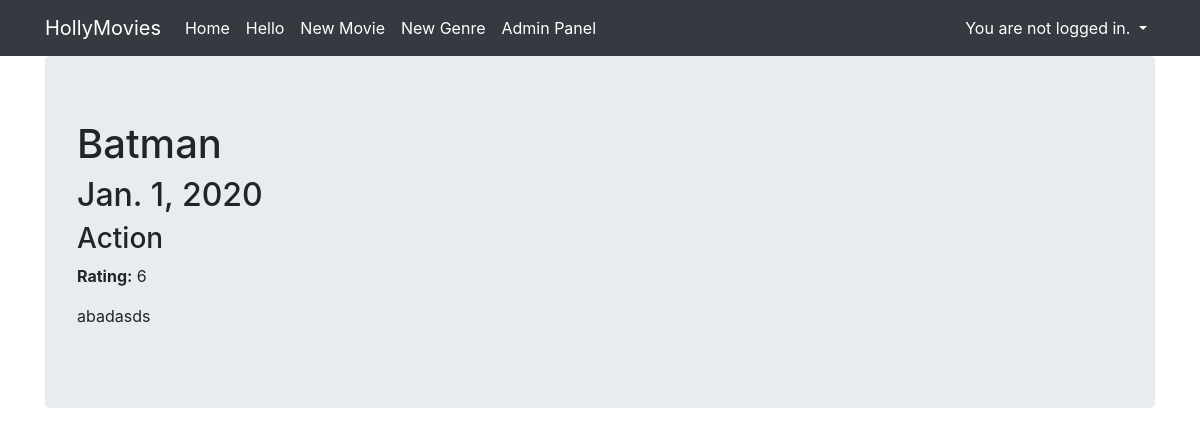
The app's page /movie/detail/5 with its own data.
### viewer/models.py (models this page shows, shortened)
class Movie(Model):
  title = CharField(max_length=128)
  genre = ForeignKey(Genre, on_delete=DO_NOTHING)
  rating = IntegerField()
  released = DateField()
  description = TextField()
  created = DateTimeField(auto_now_add=True)

class Genre(Model):
  name=CharField(max_length=128)
  def __str__(self):
    return self.name

### viewer/views.py (the view)
# urls.py: path('movie/detail/<pk>', MovieDetailView.as_view(), name='movie_detail'),
class MovieDetailView(DetailView):
    template_name = 'viewer/movie_detail.html'
    model = Movie
    success_url = reverse_lazy('movies')

### viewer/templates/viewer/movie_detail.html
{% extends "viewer/base.html" %}
{% block content %}
<h1>{{ object.title }}</h1>
<h2>{{ object.released }}</h2>
<h3>{{ object.genre}}</h3>
<p><strong>Rating:</strong> {{ object.rating }}</p>
<p>{{ object.description }}</p>
{% endblock %}

### records on screen
Movie: title "Batman", released "Jan. 1, 2020", genre "Action", rating "6", description "abadasds"
